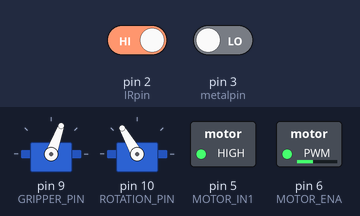
This sketch was run on a simulated Arduino Uno, built with avr-gcc and run on an emulated ATmega328P. Parts: 2 × servo, switched loads named in the sketch (green lamp = pin HIGH). The inputs (shaded band) are chosen by the test bench; at power-on: pin 2 (IRpin) HIGH, pin 3 (metalpin) LOW.

Above: at 1.7 s.
1.8 s: pin 2 (IRpin) driven LOW
At 3.0 s:
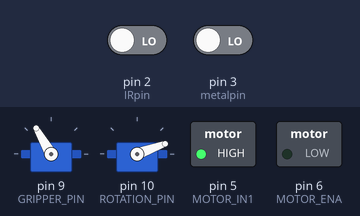
At 4.6 s:
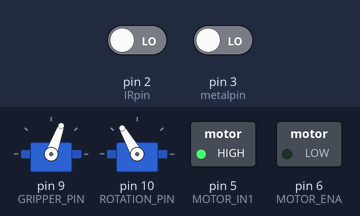
4.8 s: pin 3 (metalpin) driven HIGH
7.8 s: pin 3 (metalpin) driven LOW
10.8 s: pin 2 (IRpin) driven HIGH
At 12.4 s:
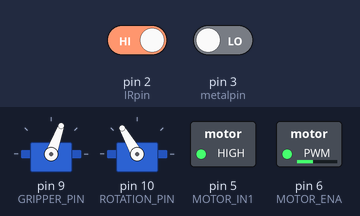
Timing chart, 0 to 13.9 s (numbered marks = the images above; inputs shaded):
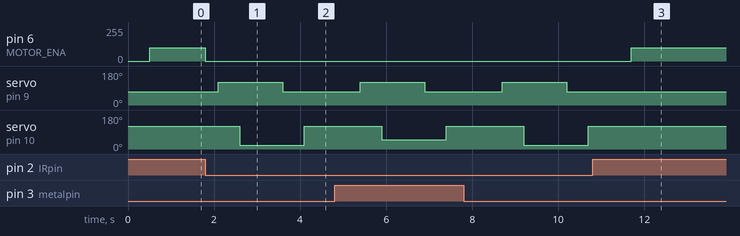

The sketch:

project.ino
```cpp
#include <Servo.h>

Servo gripperServo;
Servo rotationServo;

const int GRIPPER_PIN = 9;
const int ROTATION_PIN = 10;

const int GRIPPER_OPEN = 70;
const int GRIPPER_CLOSED = 120;
const int ROTATION_INITIAL = 120;
const int ROTATION_METAL = 50;
const int ROTATION_NON_METAL = 20;

const int MOTOR_IN1 = 5;
const int MOTOR_ENA = 6;

const int IRpin = 2;
const int metalpin = 3;

bool lastIsMetal = false;


void setup() {

  gripperServo.attach(GRIPPER_PIN);
  rotationServo.attach(ROTATION_PIN);
  resetGripper();

  pinMode(MOTOR_IN1, OUTPUT);
  pinMode(MOTOR_ENA, OUTPUT);
  digitalWrite(MOTOR_IN1, HIGH);

  pinMode(IRpin, INPUT);
  pinMode(metalpin, INPUT);
}

void loop() {
  int metalRead = digitalRead(metalpin);
  int irRead = digitalRead(IRpin);

  if (metalRead == HIGH) {
    lastIsMetal = true;
  }

  if (irRead == LOW) {
    analogWrite(MOTOR_ENA, 0);
    delay(300);

    if (lastIsMetal) {
      sortObject(ROTATION_METAL);
    } else {
      sortObject(ROTATION_NON_METAL);
    }

    lastIsMetal = false;

    delay(500);
  } else {

    analogWrite(MOTOR_ENA, 100);
  }
}

void sortObject(int rotationAngle) {
  gripperServo.write(GRIPPER_CLOSED);
  delay(500);

  rotationServo.write(rotationAngle);
  delay(1000);

  gripperServo.write(GRIPPER_OPEN);
  delay(500);

  resetGripper();
}

void resetGripper() {
  gripperServo.write(GRIPPER_OPEN);
  rotationServo.write(ROTATION_INITIAL);
  delay(500);
}
```

Measured:
- after the input at 1.8 s, pin 6 (MOTOR_ENA): 100/255 → 0/255 at once; servo on pin 9 (GRIPPER_PIN): 70° → 120° after 0.30 s, → 70° 1.5 s later; servo on pin 10 (ROTATION_PIN): 120° → 20° after 0.80 s, → 120° 1.5 s later
- after the input at 10.8 s, pin 6 (MOTOR_ENA): 0/255 → 100/255 after 0.90 s; servo on pin 9 (GRIPPER_PIN): stays 70° (without the input it goes to 120° after 1.2 s); servo on pin 10 (ROTATION_PIN): stays 120° (without the input it goes to 20° after 1.7 s)
